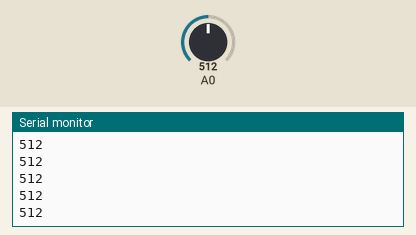
Recording of a sketch running on a simulated Arduino Uno, built with avr-gcc and run on an emulated ATmega328P. Parts: the last lines printed to the serial monitor. Inputs (shaded band) come from the test bench; at power-on: A0 = 512.

Above: at 1.2 s.
1.3 s: A0 set to 716
At 1.56 s:
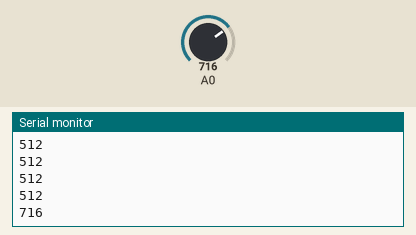
2.8 s: A0 set to 900
At 2.96 s:
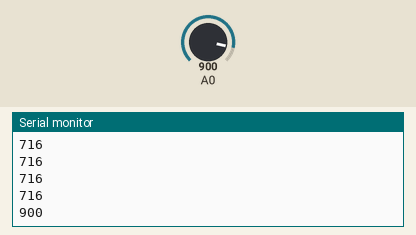
Timing chart, 0 to 5.8 s (numbered marks = the images above; inputs shaded):
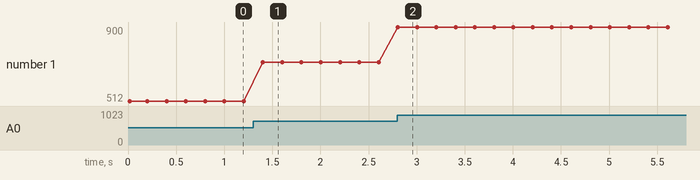

Measured:
- after the input at 1.3 s, the serial monitor: prints a new line after 0.10 s (image 1)
- after the input at 2.8 s, the serial monitor: prints a new line at once (image 2)
- plotted number 1: 512 → 716 after the input at 1.3 s, 716 → 900 after the input at 2.8 s

The sketch:

code1.ino
```cpp
void setup() {                        // phase lue une seule fois
  Serial.begin(9600) ;                // vitesse de communication
  Serial.println("# ValeurAna_Ug") ; // on écrit une phrase d'intro
}

void loop() {                         // phase lue en boucle infinie
  int ValeurAna_Ug = analogRead(A0) ; //définition de ValeurAna_Ug
  Serial.println(ValeurAna_Ug) ;     // on l'affiche sur le moniteur série
  delay(200) ;
}
```
